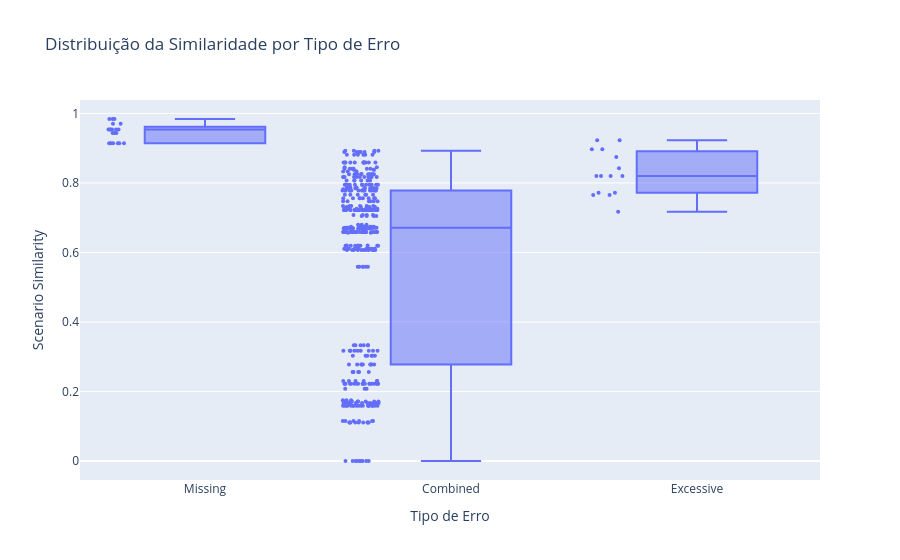

Source (notebook cell):
### Code cell
import plotly.express as px

# Criar o boxplot
fig = px.box(given_then_df, x='tipo_de_erro', y='Scenario Similarity', 
             title='Distribuição da Similaridade por Tipo de Erro',
             labels={'Scenario Similarity': 'Scenario Similarity', 'tipo_de_erro': 'Tipo de Erro'},
             points="all")

# Mantendo a média visível e destacando o valor da mediana
fig.update_traces(marker=dict(size=4), jitter=0.3, boxpoints='all')  # Ajustes de visualização dos pontos

# Exibir o gráfico
fig.show()

### Figure 1 — Plotly figure (JSON) as saved in the notebook; plotly's stock layout.template omitted (floating-point values rounded to 4 significant figures; data arrays with more than 128 entries replaced by an {"elided": "..."} marker saying what was removed)
{"data": [{"alignmentgroup": "True", "boxpoints": "all", "hovertemplate": "Tipo de Erro=%{x}<br>Scenario Similarity=%{y}<extra></extra>", "jitter": 0.3, "legendgroup": "", "marker": {"color": "#636efa", "size": 4}, "name": "", "notched": false, "offsetgroup": "", "orientation": "v", "showlegend": false, "type": "box", "x": {"elided": "464 str values"}, "x0": " ", "xaxis": "x", "y": {"elided": "464 float values"}, "y0": " ", "yaxis": "y"}], "layout": {"boxmode": "group", "legend": {"tracegroupgap": 0}, "title": {"text": "Distribuição da Similaridade por Tipo de Erro"}, "xaxis": {"anchor": "y", "domain": [0, 1], "title": {"text": "Tipo de Erro"}}, "yaxis": {"anchor": "x", "domain": [0, 1], "title": {"text": "Scenario Similarity"}}}}
